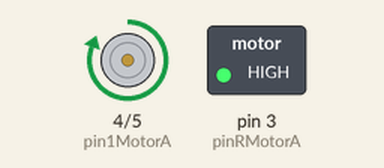
The sketch below on a simulated Arduino Uno, built with avr-gcc and run on an emulated ATmega328P. On the bench: motor-driver pin pairs drawn as motors (green arrow = first pin HIGH = forward, orange = second pin HIGH = backward, longer = more drive), switched loads named in the sketch (green lamp = pin HIGH).

Above: at 1.5 s.
At 4.5 s:
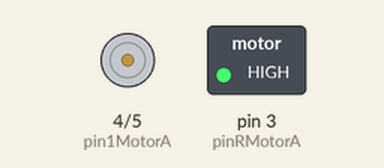
Timing chart, 0 to 6.9 s (numbered marks = the images above):
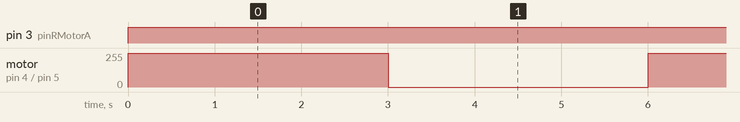

Measured:
- by itself, pin 3 (pinRMotorA): LOW → HIGH at 0.00 s
- by itself, motor on pin 4 (pin1MotorA) / pin 5 (pin2MotorA): alternates forward 255/255 for 3.0 s and stopped for 3.0 s

The sketch:

prueba_ventilador.ino
```cpp
const int pin1MotorA=4;
const int pin2MotorA=5;
const int pinRMotorA=3;
int tiempo=3000;

void setup() {
pinMode (pin1MotorA,OUTPUT);
pinMode (pin2MotorA,OUTPUT);
pinMode (pinRMotorA,OUTPUT);

}

void loop() {
analogWrite (pinRMotorA,255);
digitalWrite (pin1MotorA,HIGH);
digitalWrite (pin2MotorA,LOW);
delay (tiempo);
digitalWrite (pin1MotorA,LOW);
digitalWrite (pin2MotorA,LOW);
delay (tiempo);
/*digitalWrite (pin1MotorA,LOW);
digitalWrite (pin2MotorA,HIGH);
delay (tiempo);
digitalWrite (pin1MotorA,LOW);
digitalWrite (pin2MotorA,LOW);
delay (tiempo);*/

}
```
